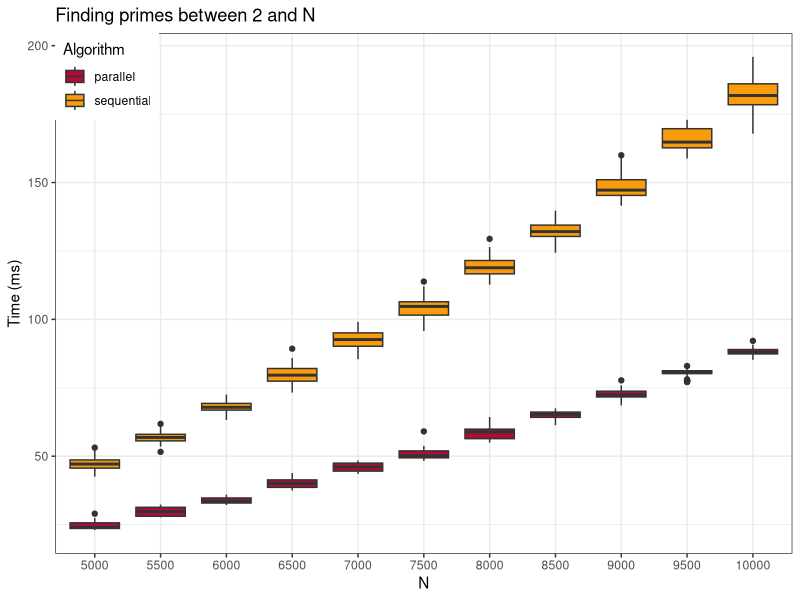

The R source for this figure:
# do not forget to set workdir to sourcedir

# imports
library(ggplot2)

# load csv file
# format is N;Time;Tag
# N    ... Array size whereas the array contains all integer values from 2 to N
# Time ... Duration of the computation in microseconds
# Tag  ... Computation took place in parallel or sequential
pbench  <- read.csv("./pbench_5000_10000_500_50.csv", sep=",")

# convert N to factor
pbench$N <- as.factor(pbench$N)

# convert Time to milliseconds since numbers are unpleasantly big
pbench$Time <- pbench$Time / 1000

# define color palette for plot
fillcolors <- c("#B00C36", "#F89C0E")

# generate plot
plot <- ggplot(pbench, aes(x=N, y=Time, fill=Tag)) +
  ggtitle("Finding primes between 2 and N") +
  theme_bw() +
  theme(legend.justification=c(0,1), legend.position=c(0,1)) +
  scale_fill_manual(values=fillcolors) +
  geom_boxplot(position="identity") +
  ylab("Time (ms)") +
  labs(fill="Algorithm")

# show plot
plot
